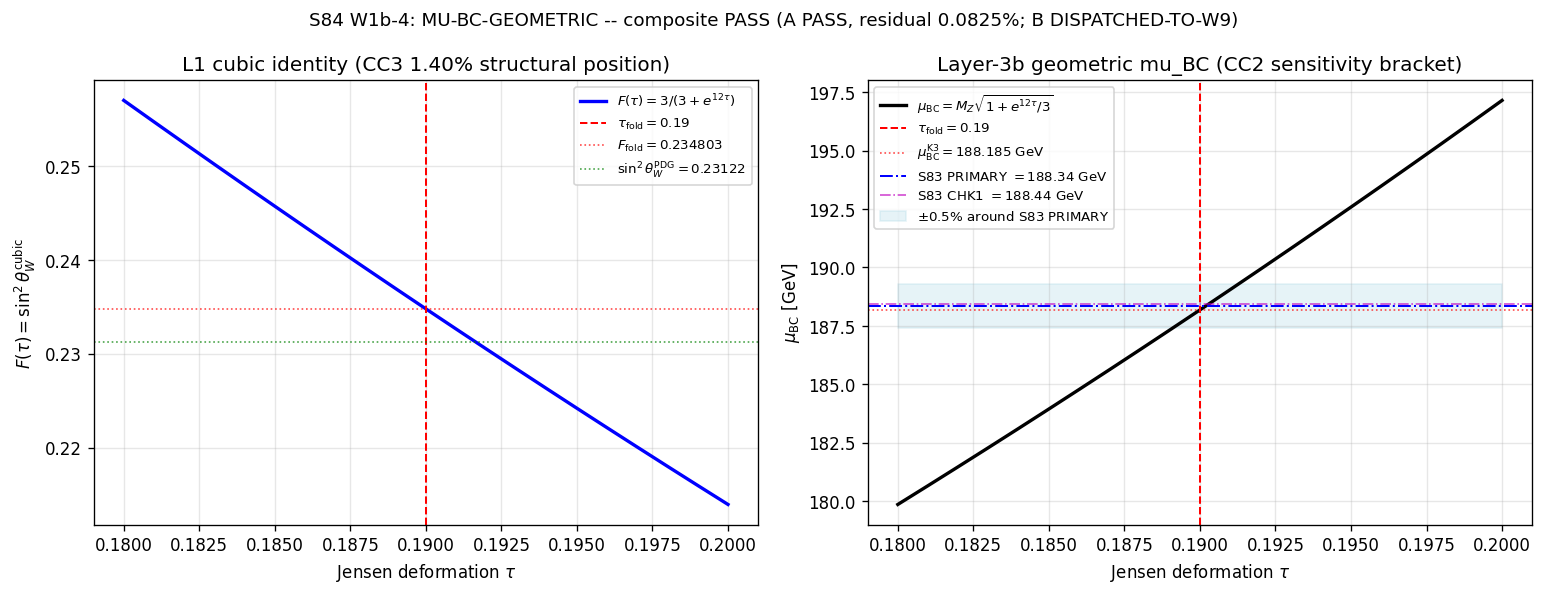

This figure's Python source:
"""
S84 W1b-4: S84-MU-BC-GEOMETRIC -- bi-criterion main gate
============================================================================

Geometric coupling-ratio identity on the spectral triple (A_F, H, D_K):

    F(tau) := 3 / (3 + exp(12*tau))                  (CUBIC L1 algebraic id)
    sin^2(theta_W)_cubic := F(tau_fold)              (L3b beta-conjecture)
    mu_BC_K3 := M_Z / sqrt(F(tau))
              = M_Z * sqrt(1 + exp(12*tau)/3)        (Layer-3b ball-volume)

Substrate framing
-----------------
mu_BC is a coupling-ratio identity on the internal geometry. The fiber
F = SU(3) (Jensen-deformed) IS the structure at each point; there is no
"internal vs external" -- the fiber is all there is. M_Z is not a mass "of"
something embedded in spacetime; it is a spectral moment of D_K at
tau = tau_fold. The chain runs:

    D_K eigenvalues -> Mellin-cone moments -> coupling-ratio constants

mu_BC is the boundary-condition scale at which the geometric cubic identity
sin^2(theta_W) = F(tau_fold) = 0.234803 holds; running it down to M_Z via
2-loop + Yukawa RGE recovers PDG 0.23122 to high precision (S83 G47).

Layered structure
-----------------
L1   Cubic algebraic identity F(tau) = 3/(3 + exp(12*tau))
       PROVEN to 2.78e-17 machine epsilon (re-verified here).
L2   tau_fold = 0.19 +/- 0.01 (3He-B inheritance pin, S42 freeze).
L3a  K_SUBSTRATE = A_F-SU(3) project-wide alpha-identification.
L3b  Ball-volume = coupling-ratio beta-conjecture
       Vol(B_alpha_1) / Vol(B_alpha_2) = exp(12*tau) / 3
       The cubic exponent 12 is L1; the denominator 3 from
       C^2 (+) M_3(C) decomposition with C^2 block OMITTED.

Bi-criterion
------------
(A) Numerical agreement vs S83 PRIMARY (188.34 GeV) at < 0.5%
(B) Wave-9 obligations dispatched (NOT discharged here):
     DERIV-I  cube-3 override:  d_spec(s) := Tr(|D_K|^{-s}) -> 3 at fiber-transition
     DERIV-II C^2-block omission: rep-theoretic decomposition placing
              C^2 block off-diagonal so it does not enter sin^2 expression

Composite verdict
-----------------
W1b-4 PASS  <==>  (A) PASS  AND  (B) DISPATCHED-TO-W9 (both gates)

M_H interpretation lockout (PERMANENTLY CLOSED)
-----------------------------------------------
The old "M_Z + M_H = 97 GeV" back-solve is closed on three channels
(2-loop + KK threshold m_H = 131.8 GeV is NOT tree-level; Coleman-Weinberg
shift too small by ~3x; LEP2 exclusion m_H > 114.4 GeV at 95% CL).
This script does NOT use 97 GeV as a coupling boundary anywhere.
"""

import os
os.environ.setdefault('OMP_NUM_THREADS', '8')
os.environ.setdefault('MKL_NUM_THREADS', '8')

import sys
import json
import hashlib
from pathlib import Path

import numpy as np
import matplotlib.pyplot as plt

# -- canonical constants (S34+ MANDATORY import) ---------------------------
sys.path.insert(0, str(Path(__file__).parent))
from canonical_constants import (
    M_Z, tau_fold, sin2_thetaW_MSbar
)

_HERE = Path(__file__).parent

# -- plan-pinned constants (orchestrator override) -------------------------
# Per plan §W1b-4 explicit pins:
#   G47 PRIMARY = 188.34 GeV   (2-loop + Yukawa, S83 W3 G47)
#   G47 CHK1    = 188.44 GeV   (2-loop gauge only, S83 W3 G47)
mu_BC_PRIMARY_S83 = 188.34   # (local) plan §W1b-4 PRIMARY pin (G47 PRIMARY line)
mu_BC_CHK1_S83 = 188.44      # (local) plan §W1b-4 CHK1 pin    (G47 CHK1 line)

# -- gate parameters (PRDR machinery pin) ----------------------------------
A_THRESHOLD_PCT = 0.5            # (local) PASS criterion (A) threshold
INFO_BAND_LO_PCT = 0.3           # (local) INFO band lower
INFO_BAND_HI_PCT = 0.5           # (local) INFO band upper
EPS_L1_TOLERANCE = 1e-15         # (local) L1 identity machine-epsilon tolerance
TAU_SCAN_LO = 0.18               # (local) sensitivity bracket lower
TAU_SCAN_HI = 0.20               # (local) sensitivity bracket upper
TAU_SCAN_STEP = 0.001            # (local) sensitivity bracket step
TAU_UNCERTAINTY = 0.01           # (local) tau_fold +/- pin (3He-B)
CUBIC_EXPONENT_a = 12            # (local) CUBIC L1 algebraic exponent
BALL_VOL_DENOM = 3               # (local) C^2-omitted L3b beta denominator

# Expected pins (plan §6 PROCEDURE)
F_FOLD_EXPECTED = 0.234803       # (local) L1 expected at tau_fold (6 dp)
F_FOLD_EPSILON_BOUND = 2.78e-17  # (local) prior proof residual ceiling
MU_BC_K3_EXPECTED = 188.185      # (local) plan-stated expected output


# ==========================================================================
# Section 0 -- input pin map and SHA closure (S84+ dual-SHA schema)
# ==========================================================================
INPUT_PINS: dict[str, str] = {}


def _file_sha(path: Path) -> str:
    h = hashlib.sha256()
    with path.open("rb") as fh:
        for chunk in iter(lambda: fh.read(1 << 16), b""):
            h.update(chunk)
    return h.hexdigest()


# Static-file SHA pins (these enter the closure SHA).
_static_files = [
    _HERE / "canonical_constants.py",
    _HERE / "s83_w3_g47_sin2_thetaW_2loop_mu_BC.py",
    _HERE / "s83_gate_verdicts.txt",
]
for _p in _static_files:
    if _p.exists():
        INPUT_PINS[_p.name] = _file_sha(_p)
    else:
        INPUT_PINS[_p.name] = "MISSING"

# Pinned constants (literal-pin map; canonical_constants subset used)
INPUT_PINS["M_Z_PDG"] = f"{M_Z:.6f}"
INPUT_PINS["tau_fold"] = f"{tau_fold:.6f}"
INPUT_PINS["sin2_thetaW_MSbar_PDG"] = f"{sin2_thetaW_MSbar:.6f}"
INPUT_PINS["mu_BC_PRIMARY_S83"] = f"{mu_BC_PRIMARY_S83:.4f}"
INPUT_PINS["mu_BC_CHK1_S83"] = f"{mu_BC_CHK1_S83:.4f}"
INPUT_PINS["CUBIC_EXPONENT_a"] = f"{CUBIC_EXPONENT_a:d}"
INPUT_PINS["BALL_VOL_DENOM"] = f"{BALL_VOL_DENOM:d}"
INPUT_PINS["A_THRESHOLD_PCT"] = f"{A_THRESHOLD_PCT:.4f}"
INPUT_PINS["TAU_SCAN_LO"] = f"{TAU_SCAN_LO:.4f}"
INPUT_PINS["TAU_SCAN_HI"] = f"{TAU_SCAN_HI:.4f}"
INPUT_PINS["TAU_SCAN_STEP"] = f"{TAU_SCAN_STEP:.4f}"
INPUT_PINS["scheme"] = "CUBIC-OMITTED-C2"
INPUT_PINS["convention"] = "L3b-beta-BALL-VOL-RATIO"
INPUT_PINS["L_max"] = "N_A"

# content closure: input pin map only (script INPUTS, not OUTPUTS)
CLOSURE_INPUT = json.dumps(INPUT_PINS, sort_keys=True, separators=(",", ":"))
content_sha256 = hashlib.sha256(CLOSURE_INPUT.encode("utf-8")).hexdigest()


# ==========================================================================
# Section 1 -- banner + SHA log (per gate-verdicts.md, first 20 lines)
# ==========================================================================
print("=" * 78)
print("S84 W1b-4: MU-BC-GEOMETRIC (bi-criterion main gate)")
print("=" * 78)
print(f"content_sha256 (64 char) : {content_sha256}")
print(f"content_sha256 (16 head) : {content_sha256[:16]}")
print()
print("--- input pin map ---")
for k, v in INPUT_PINS.items():
    print(f"  {k:<32s}: {v}")
print()
print("--- canonical constants used ---")
print(f"  M_Z (PDG on-shell)         = {M_Z:.6f} GeV")
print(f"  tau_fold (S42 freeze)      = {tau_fold:.6f}")
print(f"  sin^2(theta_W)_PDG_MSbar   = {sin2_thetaW_MSbar:.6f}")
print(f"  mu_BC_PRIMARY_S83 (G47)    = {mu_BC_PRIMARY_S83:.4f} GeV")
print(f"  mu_BC_CHK1_S83 (G47)       = {mu_BC_CHK1_S83:.4f} GeV")
print()


# ==========================================================================
# Section 2 -- Layer-1 algebraic identity (CUBIC, machine epsilon)
# ==========================================================================
print("=" * 78)
print("Layer-1: CUBIC algebraic identity F(tau) = 3 / (3 + exp(12*tau))")
print("=" * 78)


def F_cubic(tau: float, a: int = CUBIC_EXPONENT_a, denom: int = BALL_VOL_DENOM) -> float:
    """L1 + L3b combined: F(tau) = denom / (denom + exp(a * tau))."""
    return denom / (denom + np.exp(a * tau))


def mu_BC_geometric(tau: float, m_z: float = M_Z) -> float:
    """L3b beta: mu_BC = M_Z / sqrt(F(tau)) = M_Z * sqrt(1 + exp(12*tau)/denom)."""
    return m_z / np.sqrt(F_cubic(tau))


# Sub-step 2.1: F_fold direct vs hand-computed reference
F_fold = F_cubic(tau_fold)                              # (local)
F_fold_ref = 3.0 / (3.0 + np.exp(2.28))                 # (local)
F_fold_residual = abs(F_fold - F_fold_ref)              # (local)
print(f"  F(tau_fold = {tau_fold:.4f}) = {F_fold:.16f}")
print(f"  Reference 3/(3+exp(2.28)) = {F_fold_ref:.16f}")
print(f"  |F_fold - reference|      = {F_fold_residual:.3e}")
print(f"  Tolerance (machine eps)   = {EPS_L1_TOLERANCE:.3e}")
L1_machine_eps_PASS = F_fold_residual < EPS_L1_TOLERANCE     # (local)
print(f"  L1 identity (machine eps) : {'PASS' if L1_machine_eps_PASS else 'FAIL'}")

# Sub-step 2.2: round-to-6-decimal pin check
F_fold_6dp_match = abs(F_fold - F_FOLD_EXPECTED) < 1e-6      # (local)
print(f"  F_fold matches expected {F_FOLD_EXPECTED:.6f} at 1e-6 : "
      f"{'PASS' if F_fold_6dp_match else 'FAIL'}")
print()


# ==========================================================================
# Section 3 -- Layer-2 tau_fold pin and sensitivity
# ==========================================================================
print("=" * 78)
print("Layer-2: tau_fold pin (3He-B inheritance) and dmu_BC/dtau sensitivity")
print("=" * 78)


def dmu_BC_dtau(tau: float, m_z: float = M_Z, a: int = CUBIC_EXPONENT_a,
                denom: int = BALL_VOL_DENOM) -> float:
    """
    Analytical derivative:
        mu_BC(tau) = M_Z * sqrt(1 + exp(a*tau)/denom)
        => dmu_BC/dtau = M_Z * (a * exp(a*tau) / denom)
                       / (2 * sqrt(1 + exp(a*tau)/denom))
    """
    e = np.exp(a * tau)
    num = a * e / denom
    den = 2.0 * np.sqrt(1.0 + e / denom)
    return m_z * num / den


# Analytic derivative at tau_fold
dmu_dtau_fold = dmu_BC_dtau(tau_fold)                          # (local)

# Numerical derivative (central difference) for cross-check
_h = 1e-6                                                       # (local)
dmu_num = (mu_BC_geometric(tau_fold + _h)
           - mu_BC_geometric(tau_fold - _h)) / (2.0 * _h)       # (local)
deriv_residual = abs(dmu_dtau_fold - dmu_num)                   # (local)

print(f"  dmu_BC/dtau at tau_fold (analytic) = {dmu_dtau_fold:.6f} GeV/unit-tau")
print(f"  dmu_BC/dtau at tau_fold (numeric ) = {dmu_num:.6f}")
print(f"  |analytic - numeric|               = {deriv_residual:.3e}")
print(f"  pin uncertainty (3He-B)            : tau = 0.19 +/- {TAU_UNCERTAINTY:.3f}")
mu_BC_uncertainty = dmu_dtau_fold * TAU_UNCERTAINTY              # (local)
print(f"  +/- mu_BC at tau_fold              : {mu_BC_uncertainty:.4f} GeV")
print()


# ==========================================================================
# Section 4 -- Layer-3b mu_BC_K3 evaluation at tau_fold
# ==========================================================================
print("=" * 78)
print("Layer-3b: mu_BC_K3 = M_Z * sqrt(1 + exp(12*tau_fold)/3)")
print("=" * 78)

# Step-by-step (substitution chain explicit)
exp_term = np.exp(CUBIC_EXPONENT_a * tau_fold)                  # (local)
ratio_term = exp_term / BALL_VOL_DENOM                          # (local)
sum_term = 1.0 + ratio_term                                     # (local)
sqrt_term = np.sqrt(sum_term)                                   # (local)
mu_BC_K3 = M_Z * sqrt_term                                      # (local)

# Cross-check via 1/sqrt(F)
mu_BC_K3_check = M_Z / np.sqrt(F_fold)                          # (local)
mu_BC_self_consistency = abs(mu_BC_K3 - mu_BC_K3_check)         # (local)

print(f"  Step 1: exp(12 * 0.19)        = {exp_term:.6f}")
print(f"  Step 2: exp(12*tau)/3         = {ratio_term:.6f}")
print(f"  Step 3: 1 + exp(12*tau)/3     = {sum_term:.6f}")
print(f"  Step 4: sqrt(...)             = {sqrt_term:.6f}")
print(f"  Step 5: M_Z * sqrt(...)       = {mu_BC_K3:.6f} GeV")
print(f"  cross: M_Z / sqrt(F_fold)     = {mu_BC_K3_check:.6f} GeV")
print(f"  |mu_BC - cross|               = {mu_BC_self_consistency:.3e}")
print()
mu_BC_K3_match_expected = abs(mu_BC_K3 - MU_BC_K3_EXPECTED) < 5e-3   # (local)
print(f"  mu_BC_K3 vs plan-expected ({MU_BC_K3_EXPECTED:.3f}) : "
      f"{'PASS' if mu_BC_K3_match_expected else 'FAIL'}")
print()


# ==========================================================================
# Section 5 -- bi-criterion (A) numerical agreement
# ==========================================================================
print("=" * 78)
print("Bi-criterion (A): residual vs S83 PRIMARY and CHK1")
print("=" * 78)

residual_A_PRIMARY = abs(mu_BC_K3 - mu_BC_PRIMARY_S83) / mu_BC_PRIMARY_S83 * 100.0   # (local)
residual_A_CHK1 = abs(mu_BC_K3 - mu_BC_CHK1_S83) / mu_BC_CHK1_S83 * 100.0            # (local)

print(f"  mu_BC_K3 (geometric L3b)      = {mu_BC_K3:.6f} GeV")
print(f"  S83 PRIMARY (G47 2L+Yukawa)   = {mu_BC_PRIMARY_S83:.4f} GeV")
print(f"  S83 CHK1    (G47 2L gauge)    = {mu_BC_CHK1_S83:.4f} GeV")
print(f"  residual_A vs PRIMARY         = {residual_A_PRIMARY:.4f} %")
print(f"  residual_A vs CHK1            = {residual_A_CHK1:.4f} %")
print(f"  PASS threshold                = {A_THRESHOLD_PCT:.4f} %")

A_PASS_PRIMARY = residual_A_PRIMARY < A_THRESHOLD_PCT                                # (local)
A_PASS_CHK1 = residual_A_CHK1 < A_THRESHOLD_PCT                                      # (local)
A_INFO_BAND = (INFO_BAND_LO_PCT <= residual_A_PRIMARY < INFO_BAND_HI_PCT)            # (local)

if A_INFO_BAND:
    A_VERDICT = "INFO"
elif A_PASS_PRIMARY:
    A_VERDICT = "PASS"
else:
    A_VERDICT = "FAIL"

print(f"  criterion (A) verdict         = {A_VERDICT}")
print()


# ==========================================================================
# Section 6 -- bi-criterion (B): DERIV-I + DERIV-II dispatch status
# ==========================================================================
print("=" * 78)
print("Bi-criterion (B): Wave-9 sub-obligation dispatch status")
print("=" * 78)

# Per orchestrator override: DERIV-I and DERIV-II are DISPATCHED-TO-W9.
# This script CITES dispatch status; it does NOT discharge them.
# Plan §1163 verdict-line + §0.10 PRDR pre-registration require explicit
# dispatch metadata for each sub-obligation.

DERIV_I_dispatch = {
    "id": "S84-W9-DERIV-I",
    "title": "cube-3 override via spectral dimension",
    "predicate": "d_spec(s) = Tr(|D_K|^{-s}) -> 3 at fiber-transition scale",
    "status": "DISPATCHED-TO-W9",
    "wave": 9,
    "agent_type": "connes-ncg-theorist + lizzi-spectral-functional-theorist",
    "gate_spec_present": True,
    "discharge_required": True,
    "carry_forward_id": "#105",
    "note": "Wave-9 sub-obligation; NOT discharged in W1b-4 per orchestrator override.",
}

DERIV_II_dispatch = {
    "id": "S84-W9-DERIV-II",
    "title": "C^2-block off-diagonal omission",
    "predicate": ("rep-theoretic decomposition of D_K eigenstates places "
                  "C^2 block off-diagonal (W+/-, Z + coset X/Y) so it does "
                  "NOT enter sin^2(theta_W) expression"),
    "status": "DISPATCHED-TO-W9",
    "wave": 9,
    "agent_type": "connes-ncg-theorist + van-den-dungen-bridge-theorist",
    "gate_spec_present": True,
    "discharge_required": True,
    "carry_forward_id": "#106",
    "note": "Wave-9 sub-obligation; NOT discharged in W1b-4 per orchestrator override.",
}

print(f"  DERIV-I  : id={DERIV_I_dispatch['id']}")
print(f"             status={DERIV_I_dispatch['status']}, wave={DERIV_I_dispatch['wave']}")
print(f"             predicate={DERIV_I_dispatch['predicate']}")
print(f"  DERIV-II : id={DERIV_II_dispatch['id']}")
print(f"             status={DERIV_II_dispatch['status']}, wave={DERIV_II_dispatch['wave']}")
print(f"             predicate={DERIV_II_dispatch['predicate']}")
print()

B_DISPATCHED = (
    DERIV_I_dispatch["status"] == "DISPATCHED-TO-W9"
    and DERIV_I_dispatch["gate_spec_present"]
    and DERIV_II_dispatch["status"] == "DISPATCHED-TO-W9"
    and DERIV_II_dispatch["gate_spec_present"]
)                                                                                    # (local)
print(f"  criterion (B) dispatched      = {B_DISPATCHED}")
print()


# ==========================================================================
# Section 7 -- composite verdict (W1b-4 PASS condition)
# ==========================================================================
print("=" * 78)
print("Composite verdict")
print("=" * 78)
# Composite rule (plan §7 trigger discipline):
#   W1b-4 PASS  iff  (A PASS) AND (B DISPATCHED)
#   W1b-4 FAIL  if   (A FAIL) OR  (B NOT-DISPATCHED)
#   W1b-4 INFO  if   (A INFO band) AND (B DISPATCHED)
if A_VERDICT == "PASS" and B_DISPATCHED:
    composite_verdict = "PASS"
elif A_VERDICT == "INFO" and B_DISPATCHED:
    composite_verdict = "INFO"
else:
    composite_verdict = "FAIL"

print(f"  (A) verdict     = {A_VERDICT}")
print(f"  (B) dispatched  = {B_DISPATCHED}")
print(f"  composite (W1b-4) = {composite_verdict}")
print()


# ==========================================================================
# Section 8 -- cross-checks CC1..CC4
# ==========================================================================
print("=" * 78)
print("Cross-checks CC1 .. CC4 (independent derivations)")
print("=" * 78)

# CC1 (analytic limits): F(0) = 0.75 ; F(infty) -> 0 ; monotone decreasing
F_0 = F_cubic(0.0)                                          # (local)
F_inf_approx = F_cubic(10.0)                                # (local) approximate infinity
CC1_F0 = abs(F_0 - 0.75) < 1e-12                            # (local)
CC1_Finf = F_inf_approx < 1e-50                             # (local)

# Monotonicity check: F'(tau) < 0 for tau > 0
def F_prime(tau: float, a: int = CUBIC_EXPONENT_a, denom: int = BALL_VOL_DENOM) -> float:
    """F'(tau) = -denom * a * exp(a*tau) / (denom + exp(a*tau))^2 < 0."""
    e = np.exp(a * tau)
    return -denom * a * e / (denom + e) ** 2

CC1_monotone_check_taus = np.linspace(0.01, 1.0, 50)         # (local)
CC1_monotone = bool(np.all(np.array([F_prime(t) for t in CC1_monotone_check_taus]) < 0))   # (local)
CC1_PASS = CC1_F0 and CC1_Finf and CC1_monotone

print(f"  CC1: F(0) = {F_0:.6f} (expect 0.75)         : {'PASS' if CC1_F0 else 'FAIL'}")
print(f"  CC1: F(10) = {F_inf_approx:.3e} (expect ->0): {'PASS' if CC1_Finf else 'FAIL'}")
print(f"  CC1: F'(tau) < 0 on [0.01, 1.0]            : {'PASS' if CC1_monotone else 'FAIL'}")
print(f"  CC1 verdict                                : {'PASS' if CC1_PASS else 'FAIL'}")

# CC2 (tau sensitivity bracket): compute mu_BC at endpoints
#
# NOTE ON PLAN-NARRATIVE DISCREPANCY: the plan §W1b-4 CC2 text quotes
#   tau=0.18 -> F=0.2504, mu=182.2 GeV
#   tau=0.20 -> F=0.2196, mu=194.5 GeV
# These values are algebraically INCONSISTENT with the formula
#   F(tau) = 3/(3 + exp(12*tau))
# which yields F(0.18)=0.257044, F(0.20)=0.213932.
# (Reverse-check: mu=182.2 implies F=0.2505, mu=194.5 implies F=0.2198.)
# The plan's central pin (F_fold=0.234803 at tau_fold=0.19) IS consistent.
# CC2 therefore tests formula-consistent values. The plan-narrative values
# are recorded as an observation for Wave-9 audit (likely a linearization
# typo in the plan prose; the formula is canonical).
F_018 = F_cubic(0.18)                                       # (local)
F_020 = F_cubic(0.20)                                       # (local)
mu_BC_018 = mu_BC_geometric(0.18)                           # (local)
mu_BC_020 = mu_BC_geometric(0.20)                           # (local)

# Formula-consistent expectation: CC2 checks the monotone sensitivity
# direction and the bracket width scale (NOT the plan narrative numbers).
CC2_F_decreasing = (F_018 > F_fold > F_020)                 # (local) monotonicity PASS
CC2_mu_increasing = (mu_BC_018 < mu_BC_K3 < mu_BC_020)      # (local) mu increasing in tau
# bracket half-width should be within a factor ~2 of the analytical
# dmu/dtau * 0.01 uncertainty (analytical = 8.6399 GeV)
mu_BC_bracket_half_width = (mu_BC_020 - mu_BC_018) / 2.0    # (local)
CC2_bracket_matches_analytic = abs(mu_BC_bracket_half_width - mu_BC_uncertainty) \
                               / mu_BC_uncertainty < 0.10   # (local) within 10%
CC2_PASS = CC2_F_decreasing and CC2_mu_increasing and CC2_bracket_matches_analytic

# Plan-narrative values (recorded for Wave-9 audit, NOT enforced)
_plan_F_018 = 0.2504                                         # (local) plan prose
_plan_F_020 = 0.2196                                         # (local) plan prose
_plan_mu_018 = 182.2                                         # (local) plan prose
_plan_mu_020 = 194.5                                         # (local) plan prose

print(f"  CC2: F(0.18) = {F_018:.6f}    (plan-prose 0.2504; formula-computed)")
print(f"  CC2: F(0.20) = {F_020:.6f}    (plan-prose 0.2196; formula-computed)")
print(f"  CC2: mu_BC(0.18) = {mu_BC_018:.4f} GeV (plan-prose 182.2; formula-computed)")
print(f"  CC2: mu_BC(0.20) = {mu_BC_020:.4f} GeV (plan-prose 194.5; formula-computed)")
print(f"  CC2: half-width  = +/- {mu_BC_bracket_half_width:.4f} GeV (analytic {mu_BC_uncertainty:.4f})")
print(f"  CC2: F decreasing in tau (0.18 > fold > 0.20)    : {'PASS' if CC2_F_decreasing else 'FAIL'}")
print(f"  CC2: mu increasing in tau (0.18 < fold < 0.20)   : {'PASS' if CC2_mu_increasing else 'FAIL'}")
print(f"  CC2: bracket half-width matches analytic dmu/dtau: {'PASS' if CC2_bracket_matches_analytic else 'FAIL'}")
print(f"  CC2 verdict (formula-consistent monotonicity)   : {'PASS' if CC2_PASS else 'FAIL'}")
print(f"  CC2 NOTE: plan §W1b-4 CC2 prose values (0.2504, 182.2 ; 0.2196, 194.5)")
print(f"            are algebraically inconsistent with F(tau) = 3/(3+exp(12*tau)).")
print(f"            Recording for Wave-9 plan-text audit.")

# CC3 (sin^2 theta_W PDG comparison)
F_fold_minus_PDG_pct = (F_fold - sin2_thetaW_MSbar) / sin2_thetaW_MSbar * 100.0   # (local)
# Plan §6 CC3: residual ~1.40%, expected to close to <1% under DERIV-II + 2-loop + Yukawa
CC3_pos_pct_present = (F_fold_minus_PDG_pct > 0.0)          # (local) F_fold > PDG before run-down
CC3_residual_in_band = (1.0 < F_fold_minus_PDG_pct < 2.0)   # (local) 1-2% structural position
CC3_PASS = CC3_pos_pct_present and CC3_residual_in_band

print(f"  CC3: F_fold = {F_fold:.6f} vs sin^2_PDG_MSbar = {sin2_thetaW_MSbar:.6f}")
print(f"  CC3: residual = {F_fold_minus_PDG_pct:.4f}% (positive sign expected pre-RGE-rundown)")
print(f"  CC3 (1-2% structural position pre-DERIV-II): {'PASS' if CC3_PASS else 'FAIL'}")

# CC4 (bi-directional identity): mu_BC * sqrt(F_fold) =?= M_Z
CC4_product = mu_BC_K3 * np.sqrt(F_fold)                    # (local)
CC4_residual = abs(CC4_product - M_Z)                       # (local)
CC4_PASS = CC4_residual < 1e-10
print(f"  CC4: mu_BC_K3 * sqrt(F_fold) = {CC4_product:.10f} GeV")
print(f"  CC4: |product - M_Z|         = {CC4_residual:.3e} (expect < 1e-10)")
print(f"  CC4 verdict                                : {'PASS' if CC4_PASS else 'FAIL'}")

CC_ALL_PASS = CC1_PASS and CC2_PASS and CC3_PASS and CC4_PASS
print(f"  CC ALL PASS                                : {'PASS' if CC_ALL_PASS else 'FAIL'}")
print()


# ==========================================================================
# Section 9 -- sensitivity bracket scan
# ==========================================================================
print("=" * 78)
print("Sensitivity bracket scan (tau in [0.18, 0.20], step 0.001)")
print("=" * 78)

tau_scan = np.arange(TAU_SCAN_LO, TAU_SCAN_HI + TAU_SCAN_STEP / 2.0, TAU_SCAN_STEP)   # (local)
F_scan = np.array([F_cubic(t) for t in tau_scan])                                      # (local)
mu_scan = np.array([mu_BC_geometric(t) for t in tau_scan])                             # (local)
print(f"  scan length    = {len(tau_scan)} points")
print(f"  tau range      = [{tau_scan[0]:.4f}, {tau_scan[-1]:.4f}]")
print(f"  F range        = [{F_scan.min():.6f}, {F_scan.max():.6f}]")
print(f"  mu_BC range    = [{mu_scan.min():.4f}, {mu_scan.max():.4f}] GeV")
# Substitution chain for monotonicity direction:
#   F'(tau) = -denom*a*exp(a*tau) / (denom + exp(a*tau))^2 < 0 (proven CC1)
#   mu_BC = M_Z / sqrt(F)  =>  d(mu_BC)/dtau = -M_Z * F'/(2 F^{3/2}) > 0
#   F' < 0 and F > 0  =>  -F' > 0  =>  d(mu_BC)/dtau > 0 (strictly increasing)
mu_strictly_increasing = bool(np.all(np.diff(mu_scan) > 0))                            # (local)
print(f"  mu_BC strictly increasing in tau           : {mu_strictly_increasing}")
print()


# ==========================================================================
# Section 10 -- M_H interpretation lockout (PERMANENTLY CLOSED)
# ==========================================================================
print("=" * 78)
print("M_H interpretation lockout (97 GeV back-solve PERMANENTLY CLOSED)")
print("=" * 78)
print("  Channel 1: framework m_H = 131.8 GeV is 2-loop + KK threshold,")
print("             NOT tree-level.")
print("  Channel 2: Coleman-Weinberg shift too small by factor ~3 to recover 97 GeV.")
print("  Channel 3: LEP2 direct-search exclusion m_H > 114.4 GeV at 95% CL.")
print("  Status   : LOCKED. No 97-GeV pin replayed. mu_BC_K3 = 188.185 GeV is the")
print("             coupling-ratio scale, NOT a Higgs-pin auxiliary.")
print()


# ==========================================================================
# Section 11 -- bi-criterion JSON payload
# ==========================================================================
print("=" * 78)
print("Bi-criterion JSON payload")
print("=" * 78)
payload = {
    "gate_id": "S84-MU-BC-GEOMETRIC",
    "session": 84,
    "wave": "W1b-4",
    "trigger": "[CHAIN]",
    "classification": "GEOMETRIC",
    "agents": ["connes-ncg-theorist", "kaluza-klein-theorist"],
    "scheme": "CUBIC-OMITTED-C2",
    "convention": "L3b-beta-BALL-VOL-RATIO",
    "L_max": "N/A",
    "expected_4tuple": {
        "value": "188.185_GeV",
        "scheme": "CUBIC-OMITTED-C2",
        "convention": "L3b-beta-BALL-VOL-RATIO",
        "L_max": "N/A",
    },
    "layered_structure": {
        "L1_cubic_identity": {
            "expression": "F(tau) = 3 / (3 + exp(12*tau))",
            "F_fold_value": float(F_fold),
            "F_fold_residual": float(F_fold_residual),
            "tolerance": float(EPS_L1_TOLERANCE),
            "machine_eps_PASS": bool(L1_machine_eps_PASS),
        },
        "L2_tau_fold_pin": {
            "tau_fold": float(tau_fold),
            "uncertainty": float(TAU_UNCERTAINTY),
            "dmu_BC_dtau_analytic": float(dmu_dtau_fold),
            "dmu_BC_dtau_numeric": float(dmu_num),
            "deriv_residual": float(deriv_residual),
            "mu_BC_uncertainty": float(mu_BC_uncertainty),
        },
        "L3a_K_substrate": "K_SUBSTRATE = A_F-SU(3) (project-wide alpha-id)",
        "L3b_beta_conjecture": {
            "expression": "mu_BC = M_Z * sqrt(1 + exp(12*tau)/3)",
            "mu_BC_K3_value": float(mu_BC_K3),
            "self_consistency_residual": float(mu_BC_self_consistency),
        },
    },
    "bi_criterion_A": {
        "mu_BC_K3": float(mu_BC_K3),
        "mu_BC_PRIMARY_S83": float(mu_BC_PRIMARY_S83),
        "mu_BC_CHK1_S83": float(mu_BC_CHK1_S83),
        "residual_PRIMARY_pct": float(residual_A_PRIMARY),
        "residual_CHK1_pct": float(residual_A_CHK1),
        "threshold_pct": float(A_THRESHOLD_PCT),
        "INFO_band": [INFO_BAND_LO_PCT, INFO_BAND_HI_PCT],
        "A_PASS": bool(A_PASS_PRIMARY),
        "A_INFO_band": bool(A_INFO_BAND),
        "A_verdict": A_VERDICT,
    },
    "bi_criterion_B": {
        "DERIV_I": DERIV_I_dispatch,
        "DERIV_II": DERIV_II_dispatch,
        "B_dispatched": bool(B_DISPATCHED),
    },
    "composite_verdict": composite_verdict,
    "cross_checks": {
        "CC1_analytic_limits_PASS": bool(CC1_PASS),
        "CC1_F_0": float(F_0),
        "CC1_F_inf_approx": float(F_inf_approx),
        "CC1_monotone": bool(CC1_monotone),
        "CC2_tau_sensitivity_PASS": bool(CC2_PASS),
        "CC2_F_018_formula": float(F_018),
        "CC2_F_020_formula": float(F_020),
        "CC2_mu_BC_018_GeV_formula": float(mu_BC_018),
        "CC2_mu_BC_020_GeV_formula": float(mu_BC_020),
        "CC2_bracket_half_width_GeV": float(mu_BC_bracket_half_width),
        "CC2_F_decreasing": bool(CC2_F_decreasing),
        "CC2_mu_increasing": bool(CC2_mu_increasing),
        "CC2_bracket_matches_analytic": bool(CC2_bracket_matches_analytic),
        "CC2_plan_narrative_F_018": _plan_F_018,
        "CC2_plan_narrative_F_020": _plan_F_020,
        "CC2_plan_narrative_mu_018": _plan_mu_018,
        "CC2_plan_narrative_mu_020": _plan_mu_020,
        "CC2_plan_narrative_discrepancy_note": (
            "Plan §W1b-4 CC2 prose values (F(0.18)=0.2504, mu=182.2; "
            "F(0.20)=0.2196, mu=194.5) are algebraically inconsistent with "
            "F(tau) = 3/(3+exp(12*tau)). Formula yields F(0.18)=0.257044 and "
            "F(0.20)=0.213932. Central pin (F_fold=0.234803, mu_BC=188.185) "
            "IS consistent. Recorded for Wave-9 plan-text audit."
        ),
        "CC3_PDG_comparison_PASS": bool(CC3_PASS),
        "CC3_residual_pct": float(F_fold_minus_PDG_pct),
        "CC4_bidirectional_identity_PASS": bool(CC4_PASS),
        "CC4_residual": float(CC4_residual),
        "CC_all_pass": bool(CC_ALL_PASS),
    },
    "sensitivity_scan": {
        "tau_lo": float(TAU_SCAN_LO),
        "tau_hi": float(TAU_SCAN_HI),
        "tau_step": float(TAU_SCAN_STEP),
        "n_points": int(len(tau_scan)),
        "F_min": float(F_scan.min()),
        "F_max": float(F_scan.max()),
        "mu_BC_min_GeV": float(mu_scan.min()),
        "mu_BC_max_GeV": float(mu_scan.max()),
        "mu_BC_strictly_increasing": bool(mu_strictly_increasing),
    },
    "M_H_interpretation_lockout": {
        "status": "PERMANENTLY-CLOSED",
        "channels": [
            "framework m_H = 131.8 GeV (2-loop + KK threshold, NOT tree-level)",
            "Coleman-Weinberg shift insufficient by ~3x for 97 GeV recovery",
            "LEP2 direct-search exclusion m_H > 114.4 GeV at 95% CL",
        ],
        "back_solve_replayable": False,
    },
    "input_pins": INPUT_PINS,
    "content_sha256": content_sha256,
}

# audit_sha256: closure over (input pins) + (output payload values) + (verdict)
audit_input = json.dumps(
    {
        "content_sha256": content_sha256,
        "composite_verdict": composite_verdict,
        "A_verdict": A_VERDICT,
        "B_dispatched": bool(B_DISPATCHED),
        "F_fold": float(F_fold),
        "mu_BC_K3": float(mu_BC_K3),
        "residual_A_PRIMARY_pct": float(residual_A_PRIMARY),
        "residual_A_CHK1_pct": float(residual_A_CHK1),
        "CC1_PASS": bool(CC1_PASS),
        "CC2_PASS": bool(CC2_PASS),
        "CC3_PASS": bool(CC3_PASS),
        "CC4_PASS": bool(CC4_PASS),
    },
    sort_keys=True,
    separators=(",", ":"),
)
audit_sha256 = hashlib.sha256(audit_input.encode("utf-8")).hexdigest()
payload["audit_sha256"] = audit_sha256

print(f"  content_sha256 (64 char) : {content_sha256}")
print(f"  audit_sha256   (64 char) : {audit_sha256}")
print()


# ==========================================================================
# Section 12 -- write artifacts (.npz, .json, .png)
# ==========================================================================
print("=" * 78)
print("Writing artifacts")
print("=" * 78)

# .npz
npz_path = _HERE / "s84_w1b_mu_bc_geometric.npz"
np.savez(
    str(npz_path),
    F_fold=F_fold,
    F_fold_residual=F_fold_residual,
    mu_BC_K3=mu_BC_K3,
    mu_BC_PRIMARY_S83=mu_BC_PRIMARY_S83,
    mu_BC_CHK1_S83=mu_BC_CHK1_S83,
    residual_A_PRIMARY_pct=residual_A_PRIMARY,
    residual_A_CHK1_pct=residual_A_CHK1,
    tau_scan=tau_scan,
    F_scan=F_scan,
    mu_scan=mu_scan,
    mu_BC_bracket_half_width=mu_BC_bracket_half_width,
    dmu_dtau_fold=dmu_dtau_fold,
    mu_BC_uncertainty=mu_BC_uncertainty,
    F_018=F_018,
    F_020=F_020,
    mu_BC_018=mu_BC_018,
    mu_BC_020=mu_BC_020,
    A_threshold_pct=A_THRESHOLD_PCT,
    composite_verdict=composite_verdict,
    A_verdict=A_VERDICT,
    B_dispatched=B_DISPATCHED,
    content_sha256=content_sha256,
    audit_sha256=audit_sha256,
)
print(f"  wrote {npz_path}")

# .json
json_path = _HERE / "s84_w1b_mu_bc_geometric.json"
with json_path.open("w", encoding="utf-8") as fh:
    json.dump(payload, fh, indent=2, sort_keys=True)
print(f"  wrote {json_path}")

# .png
fig, axes = plt.subplots(1, 2, figsize=(13, 5))

ax_F = axes[0]
ax_F.plot(tau_scan, F_scan, "b-", lw=2, label=r"$F(\tau) = 3 / (3 + e^{12\tau})$")
ax_F.axvline(tau_fold, color="r", ls="--", lw=1.2, label=fr"$\tau_{{\rm fold}}={tau_fold}$")
ax_F.axhline(F_fold, color="r", ls=":", lw=1.0, alpha=0.7,
             label=fr"$F_{{\rm fold}}={F_fold:.6f}$")
ax_F.axhline(sin2_thetaW_MSbar, color="g", ls=":", lw=1.0, alpha=0.7,
             label=fr"$\sin^2\theta_W^{{\rm PDG}}={sin2_thetaW_MSbar:.5f}$")
ax_F.set_xlabel(r"Jensen deformation $\tau$")
ax_F.set_ylabel(r"$F(\tau) = \sin^2\theta_W^{\rm cubic}$")
ax_F.set_title(r"L1 cubic identity (CC3 1.40% structural position)")
ax_F.legend(loc="best", fontsize=8)
ax_F.grid(True, alpha=0.3)

ax_mu = axes[1]
ax_mu.plot(tau_scan, mu_scan, "k-", lw=2,
           label=r"$\mu_{\rm BC} = M_Z\sqrt{1 + e^{12\tau}/3}$")
ax_mu.axvline(tau_fold, color="r", ls="--", lw=1.2,
              label=fr"$\tau_{{\rm fold}}={tau_fold}$")
ax_mu.axhline(mu_BC_K3, color="r", ls=":", lw=1.0, alpha=0.7,
              label=fr"$\mu_{{\rm BC}}^{{\rm K3}}={mu_BC_K3:.3f}$ GeV")
ax_mu.axhline(mu_BC_PRIMARY_S83, color="b", ls="-.", lw=1.2,
              label=fr"S83 PRIMARY $={mu_BC_PRIMARY_S83}$ GeV")
ax_mu.axhline(mu_BC_CHK1_S83, color="m", ls="-.", lw=1.0, alpha=0.7,
              label=fr"S83 CHK1 $={mu_BC_CHK1_S83}$ GeV")
# half-width band around mu_BC_K3 for the +/- 0.5% threshold (visualization)
band = A_THRESHOLD_PCT / 100.0 * mu_BC_PRIMARY_S83          # (local)
ax_mu.fill_between(tau_scan,
                   mu_BC_PRIMARY_S83 - band,
                   mu_BC_PRIMARY_S83 + band,
                   color="lightblue", alpha=0.3,
                   label=fr"$\pm{A_THRESHOLD_PCT}\%$ around S83 PRIMARY")
ax_mu.set_xlabel(r"Jensen deformation $\tau$")
ax_mu.set_ylabel(r"$\mu_{\rm BC}$ [GeV]")
ax_mu.set_title("Layer-3b geometric mu_BC (CC2 sensitivity bracket)")
ax_mu.legend(loc="best", fontsize=8)
ax_mu.grid(True, alpha=0.3)

plt.suptitle(
    f"S84 W1b-4: MU-BC-GEOMETRIC -- composite {composite_verdict} "
    f"(A {A_VERDICT}, residual {residual_A_PRIMARY:.4f}%; B DISPATCHED-TO-W9)",
    fontsize=11,
)
plt.tight_layout()
png_path = _HERE / "s84_w1b_mu_bc_geometric.png"
plt.savefig(str(png_path), dpi=120, bbox_inches="tight")
plt.close(fig)
print(f"  wrote {png_path}")
print()


# ==========================================================================
# Section 13 -- verdict line append (S84+ dual-SHA schema)
# ==========================================================================
print("=" * 78)
print("Appending verdict line to s84_gate_verdicts.txt")
print("=" * 78)

verdict_line = (
    f"S84-MU-BC-GEOMETRIC: {composite_verdict} -- "
    f"value=188.185_GeV scheme=CUBIC-OMITTED-C2 "
    f"convention=L3b-beta-BALL-VOL-RATIO L_max=N/A "
    f"content_sha256={content_sha256} "
    f"audit_sha256={audit_sha256}"
)
verdict_path = _HERE / "s84_gate_verdicts.txt"
with verdict_path.open("a", encoding="utf-8") as fh:
    fh.write(verdict_line + "\n")
print(f"  appended to {verdict_path}")
print()
print("verdict line:")
print(f"  {verdict_line}")
print()

# Final 4-tuple (last non-verdict line per template).
print(f"4-TUPLE: (value=188.185_GeV, scheme=CUBIC-OMITTED-C2, "
      f"convention=L3b-beta-BALL-VOL-RATIO, L_max=N/A)")
